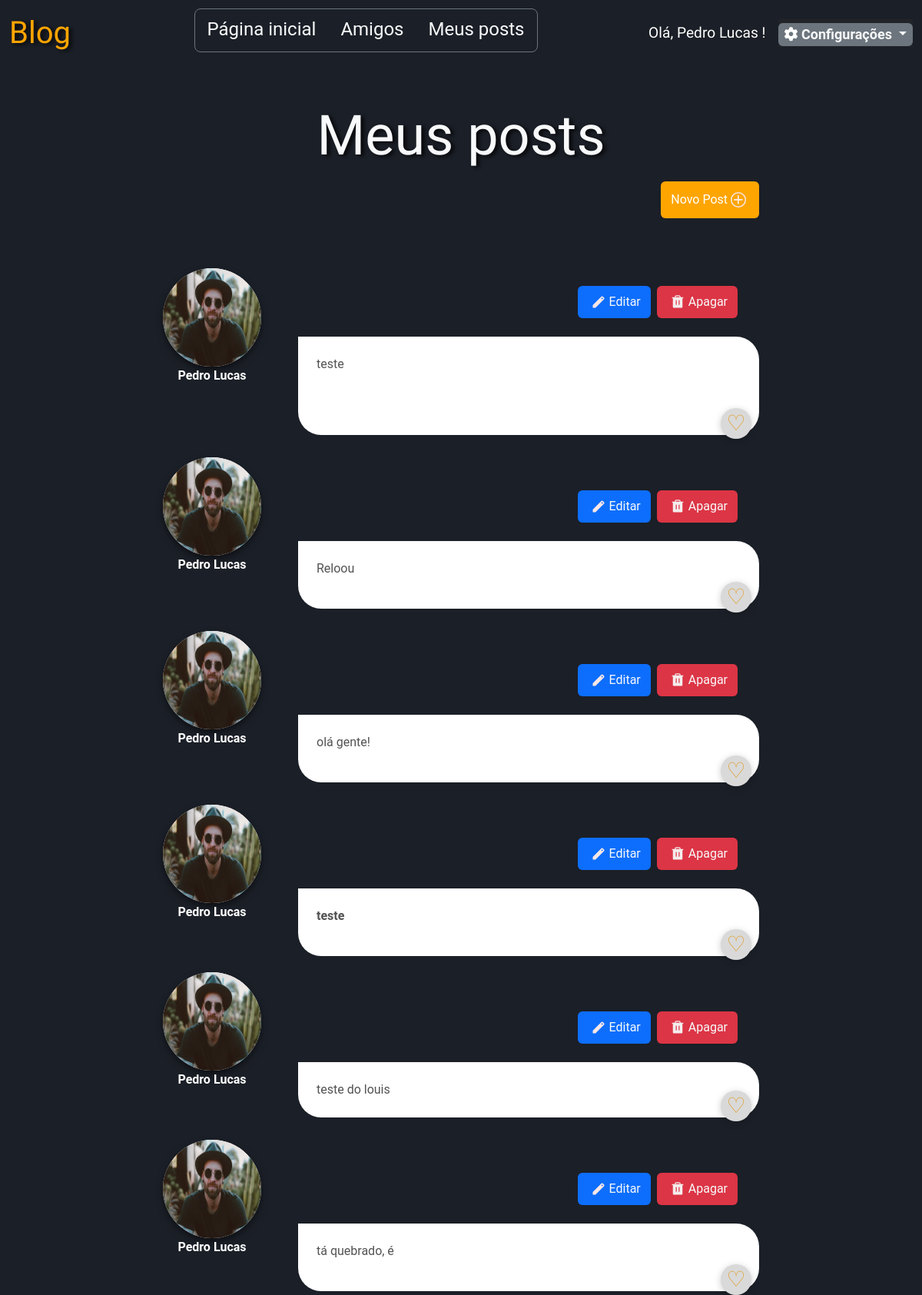
The page /public/post/meus_posts.php (signed in) on the database its author committed.
### tables this page shows
CREATE TABLE `post` (
  `id` int(11) NOT NULL,
  `comentario` varchar(500) NOT NULL,
  `data_criacao` timestamp NOT NULL DEFAULT current_timestamp(),
  `usuarioId` int(11) NOT NULL,
  `privacidade` enum('privado','publico') NOT NULL
);

CREATE TABLE `usuarios` (
  `id` int(11) NOT NULL,
  `email` varchar(140) NOT NULL,
  `usuario` varchar(50) NOT NULL,
  `senha` varchar(255) NOT NULL,
  `foto` varchar(100) DEFAULT NULL,
  `admin` tinyint(1) NOT NULL DEFAULT 0,
  `nome` varchar(50) NOT NULL,
  `sobreMim` varchar(300) DEFAULT NULL
);

### public/post/meus_posts.php (called while the page is built, shortened)
<?php
include(__DIR__.'/../../controller/post_controllers/meus_posts.controller.php');
include(__DIR__.'/../../views/post/meus_posts.view.php');

### controller/post_controllers/meus_posts.controller.php (called while the page is built, shortened)
<?php
require_once(__DIR__."/../../includes.php");
require_once(__DIR__."/../../Daofactory/usuarios.php");
require_once(__DIR__."/../../Daofactory/post.php");
require_once(__DIR__."/../../Daofactory/reacao.php");
$id = filter_var($_SESSION['id'], FILTER_VALIDATE_INT);
$usuario_id = $id;
$posts = Post::getPostByUsuarioId($id);
$usuario = Usuarios::getUsuariosById($id);
$foto_perfil = (!is_null($usuario['foto']))? $usuario['foto'] : 'imagens/default-user.jpg';
foreach ($posts as $post){
    $reacoes_aos_posts[$post['id']] = Reacao::getPostReacaoCodigoByUsuarioIdAndPostId($usuario_id, $post['id']);
    $reacoes_aos_posts[$post['id']] = ($reacoes_aos_posts[$post['id']])? $reacoes_aos_posts[$post['id']]['codigo'] : '&#x2661;';
}

### Daofactory/post.php (called while the page is built, shortened)
<?php
class Post {
    public static function getPostByUsuarioId($usuarioId, $privacidade=null){
        global $mysqli;
        $condicao = "";
        $sql_code = "SELECT * FROM post where usuarioId='$usuarioId'{$condicao} order by id DESC";
        $sql_query = $mysqli->query($sql_code) or die("Falha na execução do código sql" . $mysqli->error);
        $result = $sql_query->fetch_all(MYSQLI_ASSOC);
        return $result;
    }
}

### Daofactory/usuarios.php (called while the page is built, shortened)
<?php
class Usuarios {
    public static function getUsuariosById($id){
        global $mysqli;
        $sql_code = "SELECT * FROM usuarios where id='$id' ";
        $sql_query = $mysqli->query($sql_code) or die("Falha na execução do código sql" . $mysqli->error);
        $row = $sql_query->fetch_assoc();
        return $row;
    }
}

### Daofactory/reacao.php (called while the page is built, shortened)
<?php
class Reacao {
    public static function getPostReacaoCodigoByUsuarioIdAndPostId($usuarioId, $postId){
        global $mysqli;
        $sql_code = "SELECT reacao.codigo
                    FROM post_reacao
                    INNER JOIN reacao on reacao.id = post_reacao.reacao_id
                    where usuario_id='$usuarioId' and post_id='$postId' ";
        $sql_query = $mysqli->query($sql_code) or die("Falha na execução do código sql" . $mysqli->error);
        $row = $sql_query->fetch_assoc();
        return $row;
    }
}

### views/post/meus_posts.view.php (the view, shortened to what this page needs)
<?php include(__DIR__."/../../defaultHtml.php"); ?>
<h1 class="titulo-principal text-center display-2 mt-5 text-light">Meus posts</h1>
<main class="col-md-10 mx-auto container-fluid">
    <a id="botao__abrir_modal" class="btn text-white botao__novoPost d-flex justify-content-end align-items-center position-relative m-3" data-bs-toggle="modal" data-bs-target="#staticBackdrop">Novo Post <img class="m-1" src="../../imagens/plus-icon.svg" alt="Icone de mais"> </a>
    <?php if (isset($posts) && !empty($posts)){
    foreach ($posts as $post): ?>
    <div class="d-flex flex-column fadeInLeft">
        <div class="d-flex justify-content-center mx-auto rounded align-items-center div-post">
            <div class="d-flex flex-column justify-content-center align-items-center">
                <img id="fotoUsuario" class="fotoUsuario" src="../../<?= $foto_perfil ?>">
                <p class="nome-usuario"><?= $usuario['usuario'] ?></p>
            </div>
            <div class="d-flex flex-column mt-5 meu-post-mobile">
                <div class="d-flex p-4 justify-content-end">
                    <div>
                        <button class="d-flex align-items-center mx-1 btn bg-primary text-light" value="<?=$post['id']?>" onclick="editarPost(this, this.value, event)"><img class="icones-botoes m-1" src="../../imagens/edit-icon.svg">Editar</button>
                    </div>
                    <form action="deletar_post.php" method="post">
                        <button class="d-flex align-items-center mx-1 btn bg-danger text-light apagar-post"><img class="icones-botoes m-1" src="../../imagens/trash-icon.svg">Apagar</button>
                    </form>
                </div>
                <div id="<?="comentarioId".$post['id']?>" class="publicacaoUsuario mx-auto p-4 overflow-y-auto overflow-x-hidden text-start post-texto">
                    <?= html_entity_decode($post['comentario']) ?>
                </div>
                <div class="fab-container">
                    <div class="button-reagir iconbutton">
                        <i class="fa-brands"><?=$reacoes_aos_posts[$post['id']]?></i>
                    </div>
                </div>
            </div>
        </div>
    <?php endforeach;
    ?>
    </div>
    <?php }else{ ?>
        <div class="alert alert-warning" role="alert">
            <?="Você não publicou nenhum post!"; ?>
        </div>
    <?php }?>
</main>
<?php include(__DIR__."/../../defaultHtmlEnd.php"); ?>

### style/style.css (style rules this page uses)
:root { --bg-color: #1b1f27; --bg-form :#181920; --cinza-claro : #4C4A4A; --branco-transparente:#9A8E8E; --font-color:white; --laranja-claro:#E6DCCA; --laranja : orange; --laranja-escuro:rgb(190, 133, 26); --fundo-input: #252A34; }
html { height: 100%; scroll-behavior: smooth; }
body { background-color: var(--bg-color)!important; color:var(--font-color); height: 100%; }
main i { font-size: 22px; }

### style/home.css (style rules this page uses)
.titulo-principal { font-family: 'Agbalumo'; text-shadow: 4px 2px 5px rgba(0,0,0,0.75); }
.botao__novoPost { background-color: var(--laranja); width: 8rem; height: 3rem; left: 75%; }
.botao__novoPost img { width: 20px; height: 20px; }
.fadeInLeft { animation-name: myFadeInLeft; animation-duration: 1s; animation-fill-mode: both; }
@media screen and (min-width: 1025px) { .post-texto { width: 600px; } }

### style/post.css (style rules this page uses)
.fotoUsuario { width: 8rem; height: 8rem; max-width: 150px; max-height: 150px; border-radius: 50%; background-color: white; box-shadow: 0px 4px 8px rgba(0, 0, 0, 0.5); }
.publicacaoUsuario { border-radius: 0 30px 30px 30px; background-color: white; max-height: 300px; }
.post-texto { word-wrap: break-word; }
.div-post { position: relative; }
body { font-family: 'Roboto', sans-serif; text-align: center; background: #f1f1f1; }
.fab-container { position:absolute; bottom: -5px; right:10px; cursor:pointer; }
.iconbutton { width:40px; height:40px; border-radius: 100%; background: #D9D9D9; }
.button-reagir { box-shadow: 0px 2px 10px rgba(0,0,0,0.2); }
.iconbutton i { display:flex; align-items:center; justify-content:center; height: 100%; color:#e0a031; }
.button-reagir .fa-brands { font-family: 'Segoe UI Emoji', 'Noto Color Emoji', 'EmojiSymbols', 'Apple Color Emoji', 'Segoe UI', sans-serif; font-size: 28px; }
@media screen and (min-width: 1025px) { .post-texto { width: 600px; } }
@media screen and (min-width: 481px) { .post-texto { width: 50vw; } }

### style/meus_posts.css (style rules this page uses)
.publicacaoUsuario { color: #525252; }
.icones-botoes { width: 20px; }
.nome-usuario { font-weight: 600; text-transform: capitalize; }
.nome-usuario,.fotoUsuario { margin-right: 3rem !important; }
@media screen and (min-width: 1025px) { .post-texto, .ck.ck-reset.ck-editor.ck-rounded-corners { width: 600px; } }

### rows shown on the page
post: usuarioId.foto (picture), usuarioId.usuario "Pedro Lucas", comentario "teste", id "♡"
post: usuarioId.foto (picture), usuarioId.usuario "Pedro Lucas", comentario "Reloou", id "♡"
post: usuarioId.foto (picture), usuarioId.usuario "Pedro Lucas", comentario "olá gente!", id "♡"
post: usuarioId.foto (picture), usuarioId.usuario "Pedro Lucas", comentario "teste", id "♡"
post: usuarioId.foto (picture), usuarioId.usuario "Pedro Lucas", comentario "teste do louis", id "♡"
post: usuarioId.foto (picture), usuarioId.usuario "Pedro Lucas", comentario "tá quebrado, é", id "♡"

### other values the page prints
$_SESSION['user'] "Pedro Lucas"
